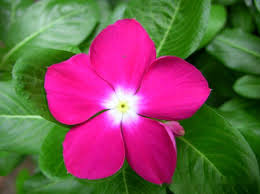
#> input picture Image_Process/Geometrc_Transformations/flower.png, 260 x 194 px
$ jupyter execute Rotation_Image.ipynb
#> lines starting #> are read from the running program, lines starting #| are printed output that depends on the picture
# 旋转
> 图像的旋转角度```θ```是通过矩阵变换的形式实现
$$
M =
\begin{bmatrix}
cos \theta & -sin \theta \\
sin \theta & cos \theta
\end{bmatrix}
$$

[cell 1]
import cv2 as cv

img = cv.imread('flower.png', 0)
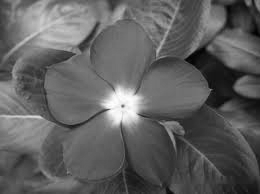
#> img: shape (194, 260); min 0, max 254, mean 95.8
rows, cols = img.shape
#> rows = 194; cols = 260

# Cols-1 and rows-1 are the coordinate limits
M = cv.getRotationMatrix2D(((cols - 1) / 2.0, (rows - 1) / 2.0), 90, 1)
#> M = [[6.12e-17, 1, 33], [-1, 6.12e-17, 226]]
dst = cv.warpAffine(img, M, (cols, rows))
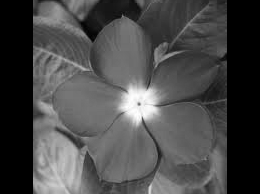
#> dst: shape (194, 260); min 0, max 254, mean 73.5

cv.imshow('image', img)
cv.imshow('dst', dst)
cv.waitKey(0)
cv.destroyAllWindows()
